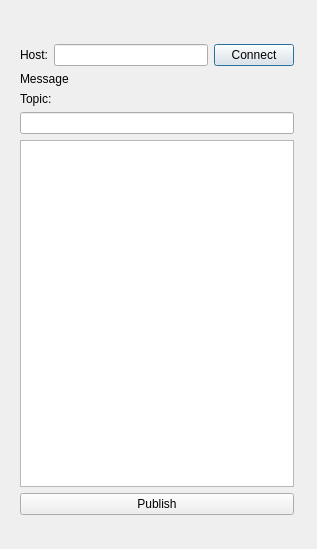
<?xml version="1.0" encoding="UTF-8"?>
<ui version="4.0">
 <class>PublisherMenu</class>
 <widget class="QDialog" name="PublisherMenu">
  <property name="geometry">
   <rect>
    <x>0</x>
    <y>0</y>
    <width>317</width>
    <height>549</height>
   </rect>
  </property>
  <property name="windowTitle">
   <string>Dialog</string>
  </property>
  <widget class="QWidget" name="">
   <property name="geometry">
    <rect>
     <x>20</x>
     <y>44</y>
     <width>274</width>
     <height>471</height>
    </rect>
   </property>
   <layout class="QVBoxLayout" name="verticalLayout">
    <item>
     <layout class="QHBoxLayout" name="horizontalLayout">
      <item>
       <widget class="QLabel" name="label_Static_Pub_Host">
        <property name="text">
         <string>Host:</string>
        </property>
       </widget>
      </item>
      <item>
       <widget class="QLineEdit" name="lineEdit_Pub_Host"/>
      </item>
      <item>
       <widget class="QPushButton" name="pushButton_Pub_Connect">
        <property name="text">
         <string>Connect</string>
        </property>
       </widget>
      </item>
     </layout>
    </item>
    <item>
     <widget class="QLabel" name="label_Static_Pub_Message">
      <property name="text">
       <string>Message</string>
      </property>
     </widget>
    </item>
    <item>
     <widget class="QLabel" name="label_Static_Pub_Topic">
      <property name="text">
       <string>Topic:</string>
      </property>
     </widget>
    </item>
    <item>
     <widget class="QLineEdit" name="lineEdit_Pub_Topic"/>
    </item>
    <item>
     <widget class="QPlainTextEdit" name="plainTextEdit_Pub_Message"/>
    </item>
    <item>
     <widget class="QPushButton" name="pushButton_Pub_Publish">
      <property name="text">
       <string>Publish</string>
      </property>
     </widget>
    </item>
   </layout>
  </widget>
 </widget>
 <resources/>
 <connections/>
</ui>
